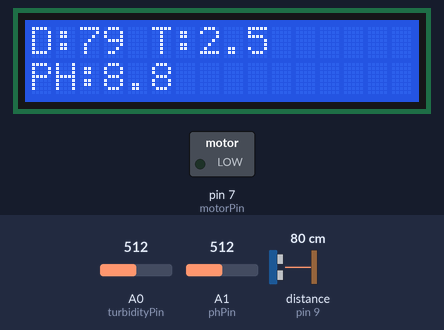
This sketch was run on a simulated Arduino Uno, built with avr-gcc and run on an emulated ATmega328P. Parts: 16×2 character LCD, switched loads named in the sketch (green lamp = pin HIGH). Wiring (inferred from the names in the program): ultrasonic range finder: trigger pin 10; echo pin 9. The test bench sets the inputs (shaded band); at power-on: distance to the obstacle (sensor on pin 9) 80 cm, A0 (turbidityPin) = 512, A1 (phPin) = 512. The echo pulse lasts 58.3 µs per cm; the modem accepts every AT command (registered, SIM ready, sends succeed) and sends nothing else; pins used as bus, display or sensor lines are not drawn; what the sketch prints to the serial monitor is not drawn.

Above: at 11.3 s.
11.4 s: distance to the obstacle (sensor on pin 9) set to 120 cm
At 22.0 s:
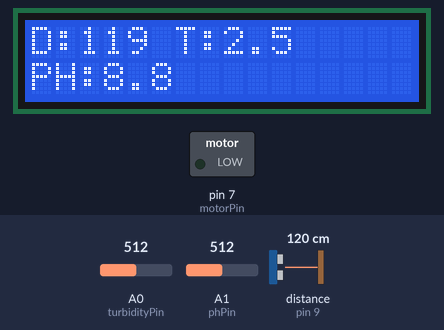
23.0 s: A0 (turbidityPin) set to 490
At 33.6 s:
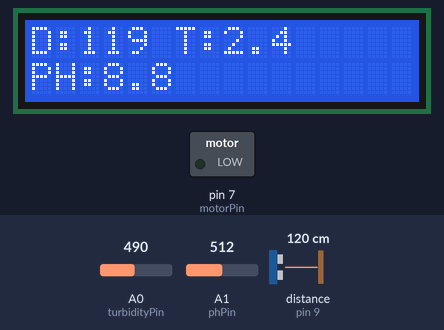
34.4 s: A1 (phPin) set to 490
At 45.1 s:
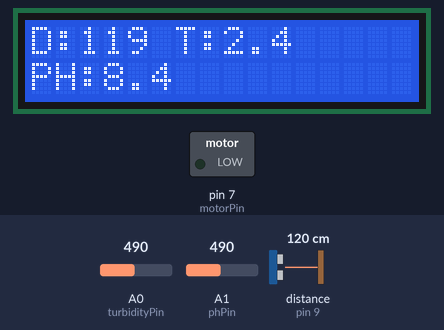
45.8 s: distance to the obstacle (sensor on pin 9) set to 2 cm
At 56.3 s:
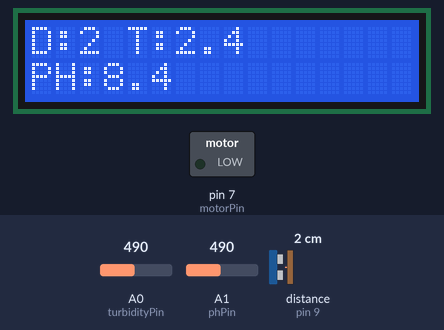
57.2 s: A0 (turbidityPin) set to 510
At 67.5 s:
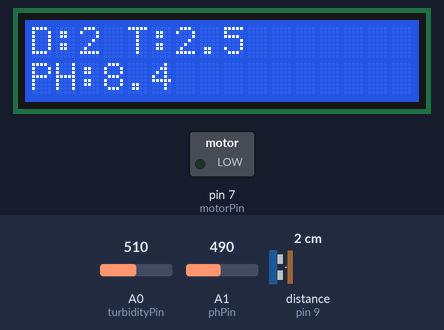
68.5 s: A1 (phPin) set to 510
At 78.8 s:
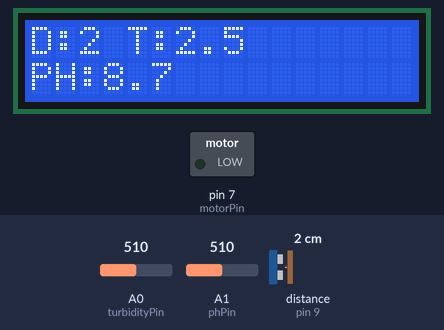
Timing chart, 0 to 80.3 s (numbered marks = the images above; inputs shaded):
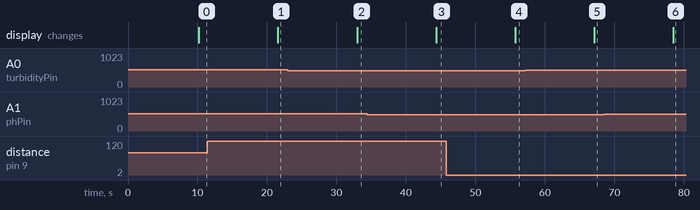

The sketch:

water_quality.ino
```cpp
// Arduino code for water quality sensor system
// This code reads ultrasonic, turbidity, and pH sensors, displays data on LCD, controls a pump, and sends data to a Node.js backend via ESP8266.
// Update WiFi credentials and backend IP as needed.

#include <LiquidCrystal_I2C.h>
#include <SoftwareSerial.h>

// LCD setup
LiquidCrystal_I2C lcd(0x27, 16, 2);

// Sensor & motor pins
const int trigPin = 10;
const int echoPin = 9;
const int turbidityPin = A0;
const int phPin = A1;
const int motorPin = 7;

// ESP8266 Serial
SoftwareSerial espSerial(5, 6); // Rx, Tx (connected to ESP8266 Tx, Rx)

void setup() {
  Serial.begin(9600);
  espSerial.begin(9600);

  pinMode(trigPin, OUTPUT);
  pinMode(echoPin, INPUT);
  pinMode(motorPin, OUTPUT);

  lcd.begin();
  lcd.backlight();
  lcd.clear();
  lcd.print("System Init...");
  delay(2000);
  Serial.println("[INIT] Arduino started.");

  connectToWiFi();
}

void loop() {
  float distance = getDistance();
  float turbidity = getTurbidity();
  float ph = getPH();

  displayToLCD(distance, turbidity, ph);
  controlPump(distance);
  sendDataToServer(distance, turbidity, ph);

  delay(5000);
}

// ----- Sensor Functions -----

float getDistance() {
  digitalWrite(trigPin, LOW); delayMicroseconds(2);
  digitalWrite(trigPin, HIGH); delayMicroseconds(10);
  digitalWrite(trigPin, LOW);
  long duration = pulseIn(echoPin, HIGH);
  float distance = duration * 0.034 / 2;
  Serial.print("[SENSOR] Distance: "); Serial.println(distance);
  return distance;
}

float getTurbidity() {
  int raw = analogRead(turbidityPin);
  float voltage = raw * (5.0 / 1023.0);
  Serial.print("[SENSOR] Turbidity: "); Serial.println(voltage);
  return voltage;
}

float getPH() {
  int raw = analogRead(phPin);
  float ph = (raw * (5.0 / 1023.0)) * 3.5;
  Serial.print("[SENSOR] pH: "); Serial.println(ph);
  return ph;
}

// ----- LCD and Motor -----

void displayToLCD(float dist, float turb, float ph) {
  lcd.clear();
  lcd.setCursor(0, 0);
  lcd.print("D:");
  lcd.print(dist, 0);
  lcd.print(" T:");
  lcd.print(turb, 1);

  lcd.setCursor(0, 1);
  lcd.print("PH:");
  lcd.print(ph, 1);
}

void controlPump(float distance) {
  if (distance >= 500) {
    digitalWrite(motorPin, HIGH);
    Serial.println("[MOTOR] Water low → Pump ON");
  } else if (distance <= 100) {
    digitalWrite(motorPin, LOW);
    Serial.println("[MOTOR] Water high → Pump OFF");
  } else {
    Serial.println("[MOTOR] Water level stable.");
  }
}

// ----- WiFi & Networking -----

void connectToWiFi() {
  Serial.println("[WIFI] Connecting to WiFi...");

  sendAT("AT", 1000);
  sendAT("AT+CWMODE=1", 1000);
  sendAT("AT+CWJAP=\"YOUR_SSID\",\"YOUR_PASSWORD\"", 6000);

  Serial.println("[WIFI] Should be connected now.");
}

void sendDataToServer(float dist, float turb, float ph) {
  // The backend expects: turbidity, ph, ultrasonic
  String json = "{";
  json += "turbidity:" + String(turb, 2) + ",";
  json += "ph:" + String(ph, 2) + ",";
  json += "ultrasonic:" + String(dist, 1);
  json += "}";

  String cmd = "AT+CIPSTART=\"TCP\",\"192.168.1.142\",3000"; // Update IP to backend server
  sendAT(cmd, 2000);

  int length = json.length() + 46;
  cmd = "AT+CIPSEND=" + String(length);
  sendAT(cmd, 1000);

  String httpRequest =
    "POST /api/sensor HTTP/1.1\r\n"
    "Host: 192.168.1.142\r\n"
    "Content-Type: application/json\r\n"
    "Content-Length: " + String(json.length()) + "\r\n\r\n" +
    json;

  espSerial.print(httpRequest);
  Serial.println("[HTTP] Sent data:\n" + httpRequest);
  delay(2000);
  sendAT("AT+CIPCLOSE", 1000);
}

void sendAT(String command, unsigned long timeout) {
  espSerial.println(command);
  Serial.println("[AT] Sent: " + command);

  unsigned long time = millis();
  while (millis() - time < timeout) {
    while (espSerial.available()) {
      String response = espSerial.readStringUntil('\n');
      Serial.println("[ESP] " + response);
    }
  }
}
```

Measured:
- after the input at 11.4 s, the display: changes after 10.2 s (image 1)
- after the input at 23.0 s, the display: changes after 10.0 s (image 2)
- after the input at 34.4 s, the display: changes after 9.9 s (image 3)
- after the input at 45.8 s, the display: changes after 9.9 s (image 4)
- after the input at 57.2 s, the display: changes after 9.9 s (image 5)
- after the input at 68.5 s, the display: changes after 10.0 s (image 6)
